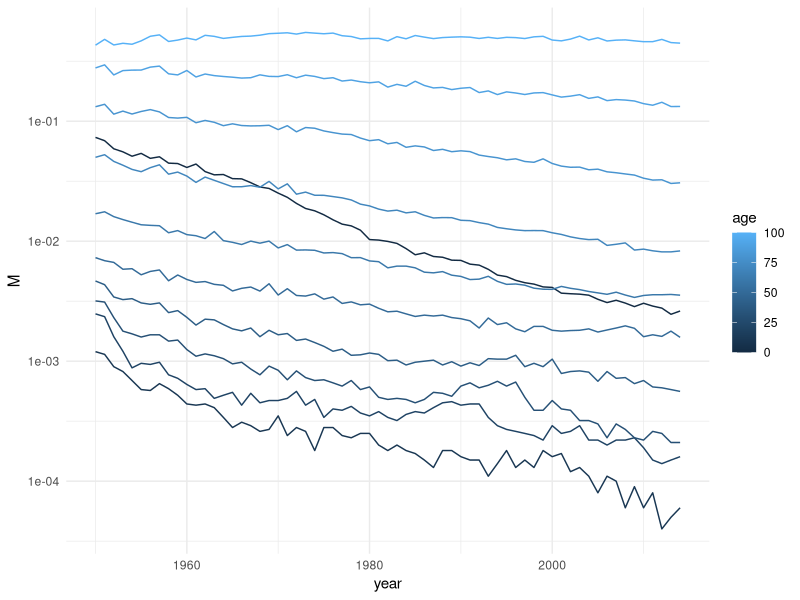
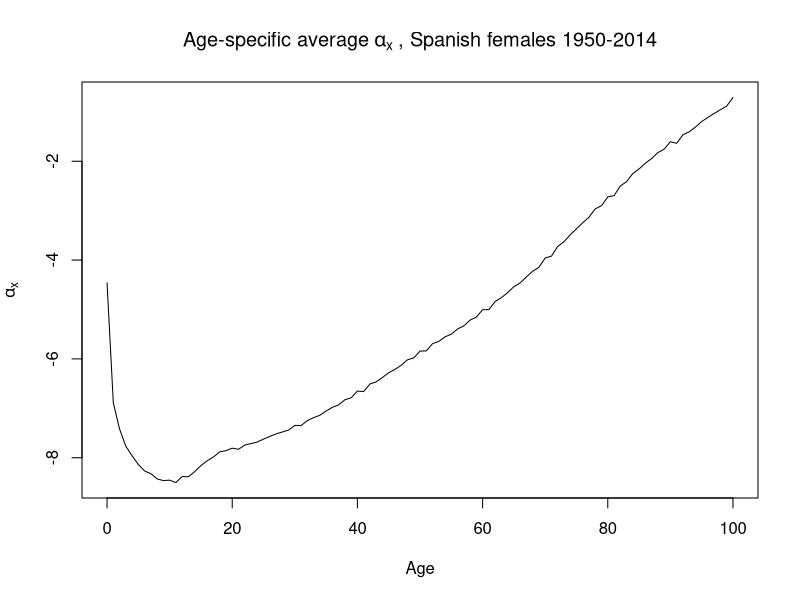
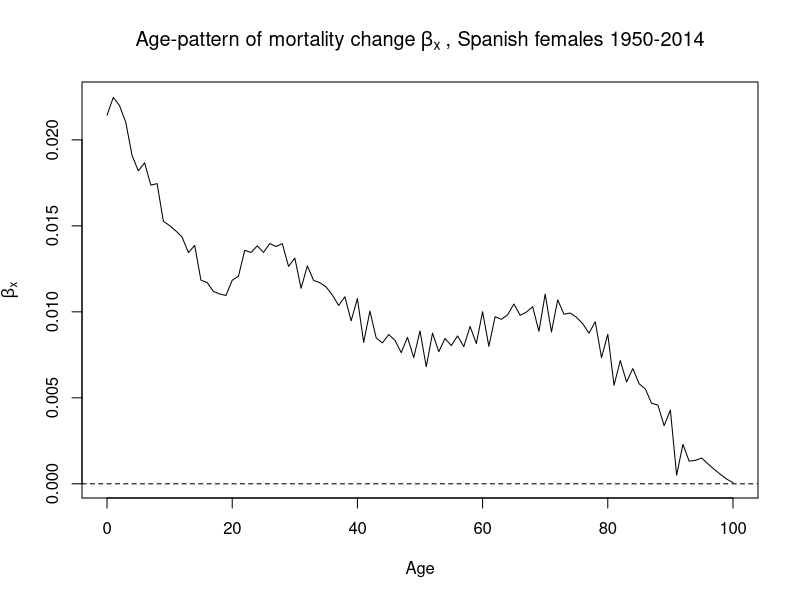
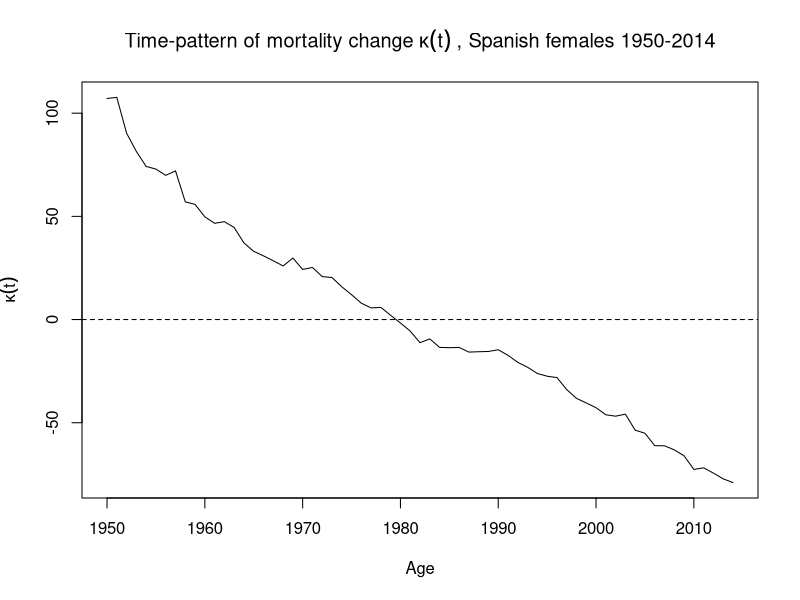
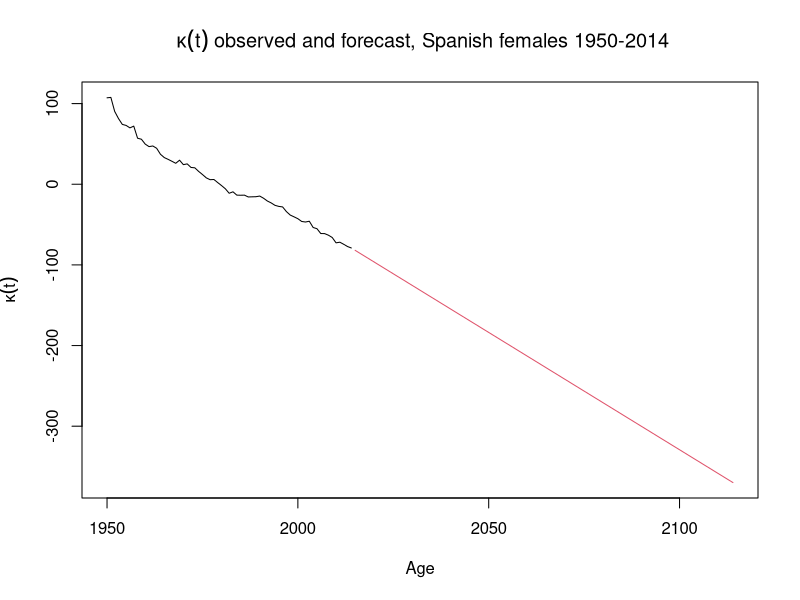
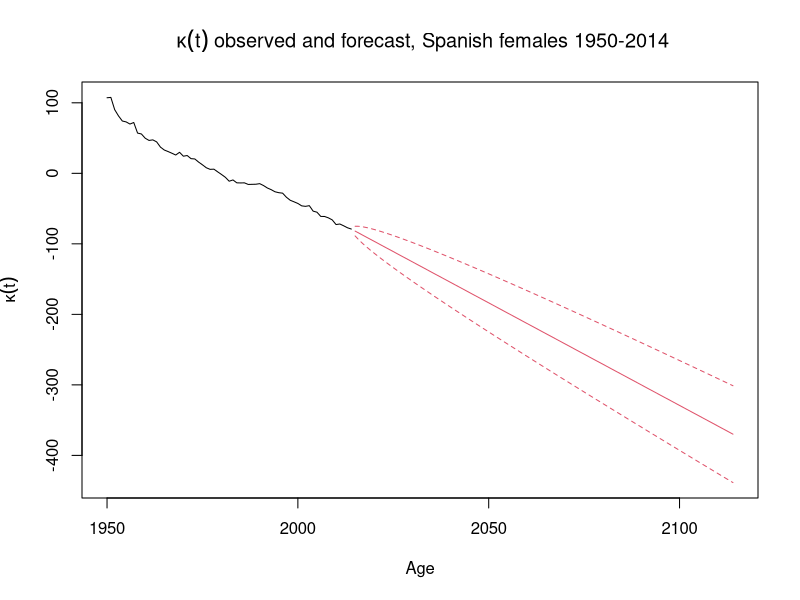
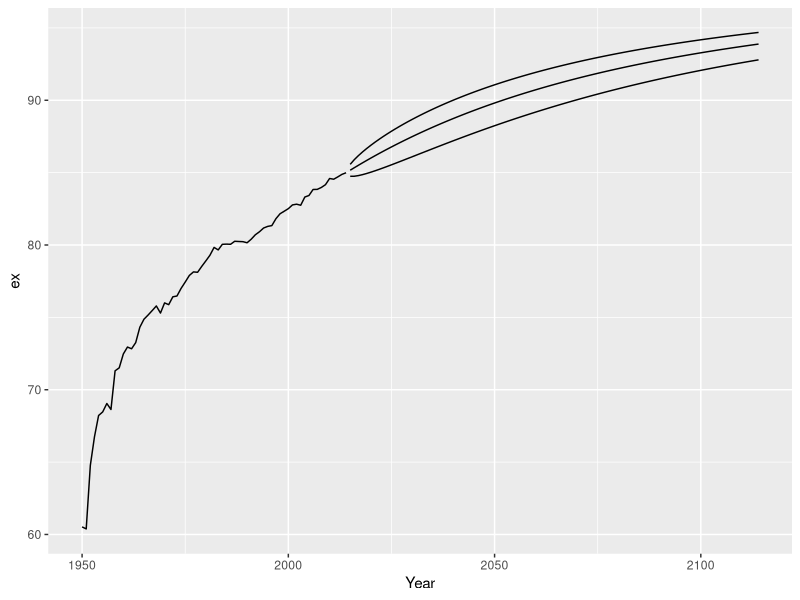
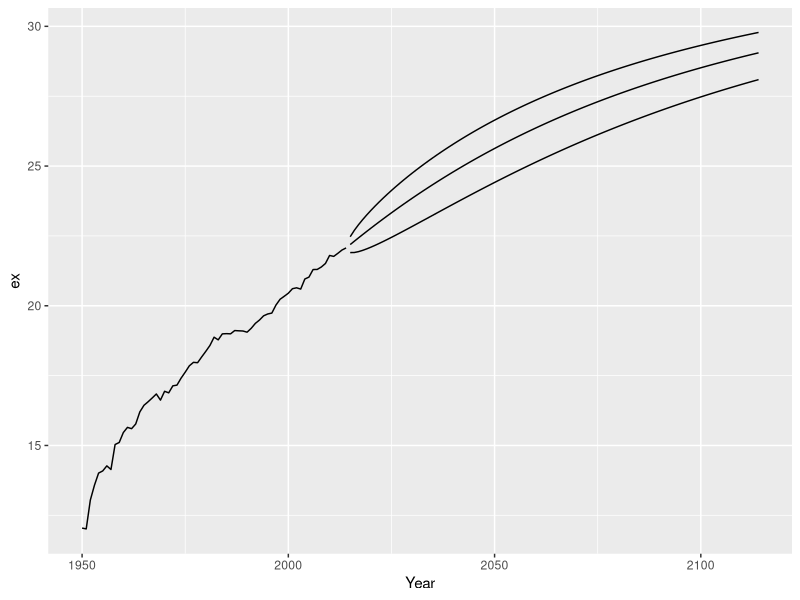

Write R code to recreate these figures, in order.
## ---- chunk 1
knitr::opts_chunk$set(echo = TRUE)
## ---- chunk 2
library(tidyverse)
ES <- read_csv("Data/ESmx.csv")
ES |> 
  filter(age %% 10 == 0) |> 
  ggplot(aes(x = year, y = M, color = age, group = age)) +
  geom_line() +
  scale_y_log10() +
  theme_minimal()
## ---- chunk 3
#Log transformed data
lM <-
  ES |> 
  select(year, age, M) |> 
  pivot_wider(names_from = year, values_from = M) |> 
  column_to_rownames("age") |> 
  as.matrix() |> 
  log()

ax  <- rowMeans(lM)
Age <- rownames(lM) |> as.integer()
## ---- chunk 4
plot(Age, ax, type="l",
     ylab=expression(alpha[x]), xlab="Age",
     main=expression("Age-specific average"~alpha[x]~", Spanish females 1950-2014"))

## ---- chunk 5

#Center the matrix
cent_lM <- sweep(lM, 1, ax, FUN = "-")

## ---- chunk 6
#SVD: using first vectors and value only

svd_lM <- svd(cent_lM)

u      <- svd_lM$u[, 1]
v      <- svd_lM$v[, 1]
d      <- svd_lM$d[1]

#Explained variance

exp.var<- cumsum((svd_lM$d)^2 / sum((svd_lM$d)^2))[1]
exp.var
## ---- chunk 7

#Normalization

Bx <- u / sum(u)
plot(Age, Bx, type="l",
     ylab=expression(beta[x]), xlab="Age",
     main=expression("Age-pattern of mortality change"~beta[x]~", Spanish females 1950-2014"))
abline(h=0, lty=2)

Kt<-v*sum(u)*d
plot(1950:2014, Kt, type="l",
     ylab=expression(kappa(t)), xlab="Age",
     main=expression("Time-pattern of mortality change"~kappa(t)~", Spanish females 1950-2014"))
abline(h=0, lty=2)
## ---- chunk 8

#Forecast horizon
h      <- 1:100
Year   <- 1950:2014
#Drift
lK     <- length(Kt)
drift  <- (Kt[lK] - Kt[1]) / (lK - 1)
drift

#Forecast
Kt.fcst <- Kt[lK] + drift * h
plot(Year, Kt, type = "l", ylim=c(min(Kt.fcst), max(Kt)), 
     xlim = c(Year[1], Year[length(Year)]+h[length(h)]),
     ylab = expression(kappa(t)), xlab="Age",
     main = expression(~kappa(t)~"observed and forecast, Spanish females 1950-2014"))
lines(Year[length(Year)]+h, Kt.fcst, col=2)

## ---- chunk 9

# Fit random walk with drift
fit.Kt <- Kt[1:(lK - 1)] + drift

# Find SE
se     <- sqrt(sum((Kt[2:lK] - fit.Kt)^2) / (length(Kt) - 1))

# Calculate PI
Kt.95u <- Kt.fcst + 1.96 * se * sqrt(h)
Kt.95l <- Kt.fcst - 1.96 * se * sqrt(h)


plot(Year, Kt, type="l", ylim=c(min(Kt.95l), max(Kt)), 
     xlim=c(Year[1], Year[length(Year)]+h[length(h)]),
     ylab=expression(kappa(t)), xlab="Age",
     main=expression(~kappa(t)~"observed and forecast, Spanish females 1950-2014"))
lines(Year[length(Year)]+h, Kt.fcst, col=2)
lines(Year[length(Year)]+h, Kt.95u, col=2, lty=2)
lines(Year[length(Year)]+h, Kt.95l, col=2, lty=2)
## ---- chunk 10
Bx         <- matrix(Bx, ncol = 1)
mx.fit     <- exp(Bx %*% Kt + ax) 
mx.fcst    <- exp(Bx %*% Kt.fcst + ax)
mx.fcst95u <- exp(Bx %*% Kt.95u + ax)
mx.fcst95l <- exp(Bx %*% Kt.95l + ax)
## ---- chunk 11
# add dimension names
dimnames(mx.fit)     <- dimnames(lM)
dimnames(mx.fcst)    <- list(Age = 0:100, Year = 2014 + h)
dimnames(mx.fcst95u) <- list(Age = 0:100, Year = 2014 + h)
dimnames(mx.fcst95l) <- list(Age = 0:100, Year = 2014 + h)

# longer
mx_fit <-
  mx.fit |> 
  as_tibble(rownames = "Age") |> 
  pivot_longer(-Age,
               names_to = "Year",
               values_to = "M") |> 
  mutate(variant = "fitted")

mx_fcst <-
  mx.fcst |> 
  as_tibble(rownames = "Age") |> 
  pivot_longer(-Age,
               names_to = "Year",
               values_to = "forecast")
mx_fcst95u <-
  mx.fcst95u |> 
  as_tibble(rownames = "Age") |> 
  pivot_longer(-Age,
               names_to = "Year",
               values_to = "lower")
mx_fcst95l <-
  mx.fcst95l |> 
  as_tibble(rownames = "Age") |> 
  pivot_longer(-Age,
               names_to = "Year",
               values_to = "upper")

# bind the pieces together into single object
fcst <- mx_fcst |> 
  left_join(mx_fcst95u, by = c("Age", "Year")) |> 
  left_join(mx_fcst95l, by = c("Age", "Year")) |> 
  pivot_longer(forecast:upper, 
               names_to = "variant",
               values_to = "M") |> 
  bind_rows(mx_fit) |> 
  mutate(Age = as.integer(Age),
         Year = as.integer(Year))

## ---- chunk 12
LTfcst <- 
  fcst |> 
  group_by(Year, variant) |> 
  mutate(M = ifelse(is.na(M), .5, M),         # hack
         n = 1,
         ax = case_when(
                Age == 0 & M < .02012 ~ .14916 - 2.02536 * M,
                Age == 0 & M < .07599 ~ 0.037495 + 3.57055 * M,
                Age == 0 & M >= .07599 ~ 0.30663,
                Age == 110 ~ 1 / M,
                TRUE ~ n / 2),
          ax = ifelse(is.infinite(ax),.5,ax),
          qx = (M * n) / (1 + (n - ax) * M),
          qx = ifelse(qx > 1, 1, qx),
          px = 1 - qx,
          lx = c(1, cumprod(px[-n()])),
          dx = qx * lx,
          Lx = lx - (n - ax) * dx,
          Tx = Lx |> rev() |> cumsum() |> rev(),
          ex = Tx / lx)

## ---- chunk 13
LTfcst |> 
  filter(Age == 0) |> 
  ggplot(aes(x = Year, y = ex, group = variant)) +
  geom_line()
## ---- chunk 14
LTfcst |> 
  filter(Age == 65) |> 
  ggplot(aes(x = Year, y = ex, group = variant)) +
  geom_line()
